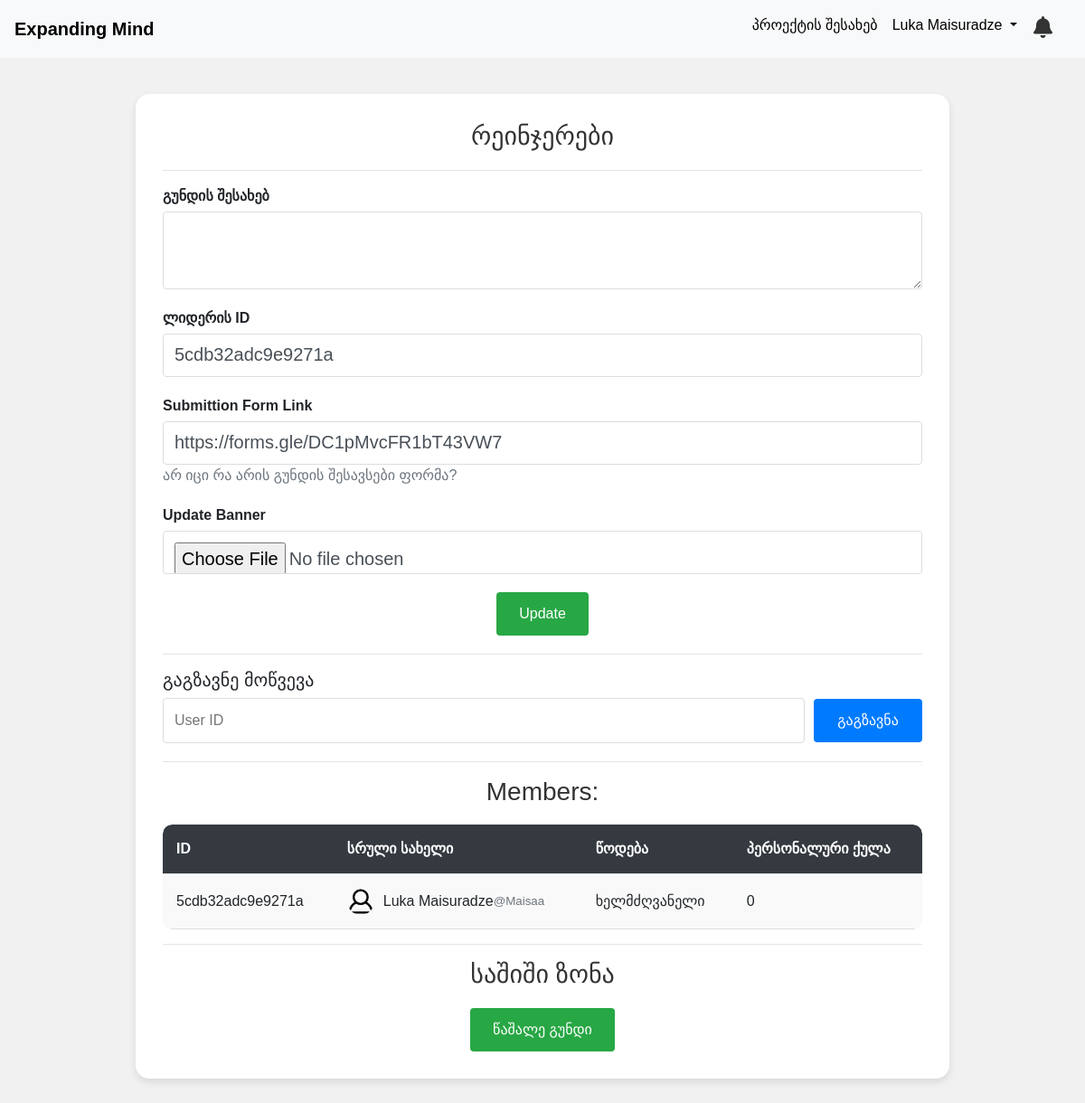
Screenshot of /groups/1/control_panel (signed in) with the database file from the repository.
### main/models.py (models this page shows, shortened)
class User(db.Model, UserMixin):
    id = db.Column(db.Integer, primary_key=True)
    unique_id = db.Column(db.String(8), nullable=False, unique=True)
    firstname = db.Column(db.String(20), nullable=False)
    lastname = db.Column(db.String(30), nullable=False)
    nickname = db.Column(db.String(10))
    email = db.Column(db.String(100), unique=True, nullable=False)
    rank = db.Column(db.String(50), nullable=False, default='წევრი')
    score = db.Column(db.Integer, nullable=False, default=0)
    password = db.Column(db.String(60), nullable=False)
    is_active = db.Column(db.Boolean, default=False)
    activation_token = db.Column(db.String(32), nullable=True)
    image_file = db.Column(db.String(100), nullable=False, default='default.png')
    in_group = db.Column(db.Boolean, default=False)
    group_id = db.Column(db.Integer, db.ForeignKey('group.id'), nullable=True)
    group = db.relationship('Group', back_populates='members')

class Group(db.Model):
    id = db.Column(db.Integer, primary_key=True)
    name = db.Column(db.String(20), nullable=False, unique=True)
    leader_id = db.Column(db.Integer, nullable=False)
    description = db.Column(db.String(250))
    category = db.Column(db.String(100), nullable=False)
    members = db.relationship('User', back_populates='group')
    score = db.Column(db.Integer, nullable=False, default=0)
    group_form = db.Column(db.String(200))
    image_file = db.Column(db.String(100), default='default.png')
    @property
    def members_list(self):
        return json.loads(self.members) if self.members else []

### main/groups/routes.py (the view)
@groups.route('/groups/<int:id>/control_panel', methods=['POST', 'GET'])
def control_panel(id):
    page = request.args.get('page', 1, type=int)
    group = Group.query.filter_by(id=id).first()
    form = UpdateGroupForm()
    try:
        group_logs = GroupLogs.query.filter_by(group_id=current_user.group_id).order_by(GroupLogs.id.desc()).paginate(page=page, per_page=5)
        group = Group.query.filter_by(id=id).first()
        notification_Log = NotificationLogs.query.filter_by(user_id=current_user.id).order_by(NotificationLogs.id.desc())
    except:
        None
    try:
        if current_user.unique_id != group.leader_id:
            flash("You are not this group's leader", 'danger')
            return redirect(url_for('groups.groups_section'))
    except AttributeError:
        flash("You are not this group's leader", 'danger')
        return redirect(url_for('groups.groups_section'))
    if form.validate_on_submit():
        if form.picture.data:
            picture_file = save_picture(form.picture.data)
            group.image_file = picture_file
        group.description = form.description.data
        group.leader_id = form.leader_id.data
        group.group_form = form.group_form.data
        flash("Successfully updated", 'success')
        db.session.commit()
        return redirect(url_for("groups.group_page", id=id))
    elif request.method == "GET":
        form.description.data = group.description
        form.leader_id.data = group.leader_id
        form.group_form.data = group.group_form
    image_file = url_for('static', filename='imgs/team_pics/' + group.image_file)
    return render_template('control_panel.html', group=group, group_logs=group_logs, notification_log=notification_Log,
                           form=form, image_file=image_file)

### main/groups/forms.py
class UpdateGroupForm(FlaskForm):
    description = TextAreaField('გუნდის შესახებ')
    leader_id = StringField('ლიდერის ID', validators=[DataRequired()])
    group_form = StringField("Submittion Form Link", validators=[DataRequired()])
    picture = FileField('Update Banner', validators=[FileAllowed(['jpg', 'png'])])
    submit = SubmitField("Update")

### main/models.py (called while the page is built)
@login_manager.user_loader
def load_user(user_id):
    return User.query.get(int(user_id))

### main/templates/control_panel.html (shortened to what this page needs)
{% extends "new_base.html" %}
{% block content %}
<div class="group-container">
    <h2>{{ group.name }}</h2>
    <hr>
    <form method="POST" action="" enctype="multipart/form-data">
        {% for field in form if field.name != 'csrf_token' and field.name != 'submit' %}
        {% if field.name == 'group_form' %}
            <div class="form-group">
                {{ field.label(class="form-control-label") }}
                {{ field(class="form-control form-control-lg") }}
            <a class="text-muted" href="#">არ იცი რა არის გუნდის შესავსები ფორმა?</a>
            </div>
        {% else %}
            <div class="form-group">
                {{ field.label(class="form-control-label") }}
                {{ field(class="form-control form-control-lg") }}
            </div>
        {% endif %}
        {% endfor %}
        <div class="form-group">
            {{ form.submit(class="btn") }}
        </div>
    </form>
    <hr>
    <h5>გაგზავნე მოწვევა</h5>
    <form action="{{ url_for('groups.add_member', id=group.id) }}" method="POST" class="form-inline">
        <input type="text" name="ID" placeholder="User ID" required>
        <button type="submit">გაგზავნა</button>
    </form>
    <hr>
    <h2>Members:</h2>
    <div class="table-responsive">
        <table class="members-table">
            <thead>
                <tr>
                    <th>ID</th>
                    <th>სრული სახელი</th>
                    <th>წოდება</th>
                    <th>პერსონალური ქულა</th>
                </tr>
            </thead>
            <tbody>
                {% for member in group.members %}
                <tr>
                    <td>{{ member.unique_id }}</td>
                    <td>
                        <a href="{{ url_for('groups.member_control_panel', id=group.id, member_id=member.id) }}" class="member-link">
                            <img src="{{ url_for('static', filename='imgs/profile_pics/' + member.image_file) }}" alt="Profile Picture">
                            {{ member.firstname }} {{ member.lastname }} <span class="text-muted" style="font-size: smaller;"> @{{ member.nickname }}</span>
                        </a>
                    </td>
                    <td>{{ member.rank }}</td>
                    <td>{{ member.score }}</td>
                </tr>
                {% endfor %}
            </tbody>
        </table>
    </div>
    <hr>
    <h2>საშიში ზონა</h2>
    <button type="button" class="btn btn-danger" data-toggle="modal" data-target="#deleteModal">
        წაშალე გუნდი
    </button>
{% endblock %}

### main/templates/new_base.html (shortened to what this page needs)
<!DOCTYPE html>
<html lang="en">
<head>
    <link rel="stylesheet" href="https://cdnjs.cloudflare.com/ajax/libs/font-awesome/6.5.2/css/all.min.css" />
    <link href="https://stackpath.bootstrapcdn.com/bootstrap/4.5.2/css/bootstrap.min.css" rel="stylesheet">
</head>
<body>
    <nav class="navbar navbar-expand-lg navbar-light bg-light">
        <a class="navbar-brand" href="{{url_for('groups.groups_section')}}">Expanding Mind</a>
        <div class="collapse navbar-collapse" id="navbarNav">
            <ul class="navbar-nav ml-auto">
                {% if current_user.is_authenticated %}
                    <li class="nav-item">
                        <a class="nav-link" href="#" style="color: black;">პროექტის შესახებ</a>
                    </li>
                    <li class="nav-item dropdown">
                        <a class="nav-link dropdown-toggle" href="#" id="navbarDropdown" role="button" data-toggle="dropdown" aria-haspopup="true" aria-expanded="false">
                            {{ current_user.firstname }} {{ current_user.lastname }}
                        </a>
                    </li>
                    <li class="nav-item" style="text-align: center;">
                        <div class="notification-bar">
                            <div class="notification-icon" onclick="toggleDropdown()">
                                <i class="fa fa-bell"></i>
                            </div>
                        </div>
                    </li>
                {% endif %}
            </ul>
        </div>
    </nav>
    <div class="container">
        {% block content %}{% endblock %}
    </div>
</body>
</html>

### main/templates/new_base.html (style rules this page uses)
body { font-family: BPG; }
.navbar { background-color: #007bff; }
.navbar-brand { color: rgb(0, 0, 0) !important; font-weight: bold; }
.navbar-nav .nav-link { color: rgb(0, 0, 0) !important; }
.notification-bar { display: flex; align-items: center; padding: 10px; }
.notification-icon { margin-right: 10px; }
.notification-icon i { color: #333; font-size: 24px; cursor: pointer; }
.dropdown { position: relative; }
.btn { padding: 5px 10px; border: none; border-radius: 3px; cursor: pointer; }

### main/templates/control_panel.html (style rules this page uses)
body { font-family: 'Arial', sans-serif; background-color: #f1f1f1; margin: 0; padding: 0; }
.group-container { max-width: 900px; margin: 40px auto; background: #ffffff; padding: 30px; box-shadow: 0 4px 8px rgba(0, 0, 0, 0.1); border-radius: 15px; }
.group-container h2 { text-align: center; margin-bottom: 20px; font-family: 'Arial', sans-serif; color: #333; font-size: 28px; }
.form-inline { display: flex; flex-wrap: wrap; gap: 10px; margin-bottom: 20px; }
.form-inline input { padding: 12px; border: 1px solid #ddd; border-radius: 4px; flex: 1; min-width: 150px; }
.form-inline button { padding: 12px 25px; border: none; background-color: #007bff; color: white; cursor: pointer; border-radius: 4px; transition: background-color 0.3s; min-width: 120px; }
.table-responsive { width: 100%; overflow-x: auto; -webkit-overflow-scrolling: touch; margin-top: 20px; border-radius: 10px; }
.members-table { width: 100%; border-collapse: collapse; min-width: 600px; background: #f9f9f9; border-radius: 10px; overflow: hidden; }
.members-table th, .members-table td { padding: 15px; text-align: left; border-bottom: 1px solid #ddd; }
.members-table th { background-color: #343a40; color: white; font-family: 'Arial', sans-serif; color: #fff; }
.members-table tbody tr { transition: background-color 0.3s; }
.member-link { text-decoration: none; color: inherit; display: flex; align-items: center; }
.member-link img { width: 30px; height: 30px; margin-right: 10px; border-radius: 50%; }
.form-group { margin-bottom: 20px; }
.form-control-label { font-weight: bold; margin-bottom: 5px; display: block; }
.form-control { padding: 12px; border: 1px solid #ddd; border-radius: 4px; width: 100%; box-sizing: border-box; }
.form-control-lg { font-size: 1.25rem; }
.btn { padding: 12px 25px; border: none; background-color: #28a745; color: white; cursor: pointer; border-radius: 4px; transition: background-color 0.3s; display: block; margin: 0 auto; }

### rows the page displays
User: firstname "Luka", lastname "Maisuradze", unique_id "5cdb32adc9e9271a", image_file (placeholder picture), nickname "Maisaa", rank "ხელმძღვანელი", score "0"
Group: name "რეინჯერები", leader_id "5cdb32adc9e9271a", group_form "https://forms.gle/DC1pMvcFR1bT43VW7"

### other values shown
{{ field.label(class="form-control-label") }} "გუნდის შესახებ" "ლიდერის ID" "Update Banner"
{{ field.label(class="form-control-label") }} "Submittion Form Link"
